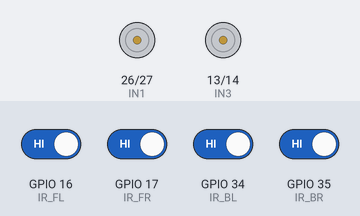
Recording of a sketch running on a simulated ESP32. Parts: motor-driver pin pairs drawn as motors (green arrow = first pin HIGH = forward, orange = second pin HIGH = backward, longer = more drive, scaled by the enable pin). The test bench sets the inputs (shaded band); at power-on: GPIO 16 (IR_FL), GPIO 17 (IR_FR), GPIO 34 (IR_BL), GPIO 35 (IR_BR) HIGH.

Above: at 4.2 s.
4.3 s: GPIO 16 (IR_FL) driven HIGH and GPIO 17 (IR_FR) driven HIGH and GPIO 34 (IR_BL) driven LOW and GPIO 35 (IR_BR) driven LOW
At 6.2 s:
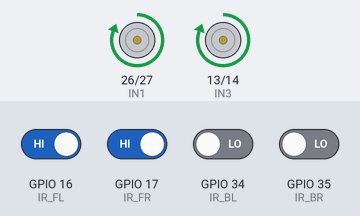
6.5 s: GPIO 16 (IR_FL) driven LOW
At 6.65 s:
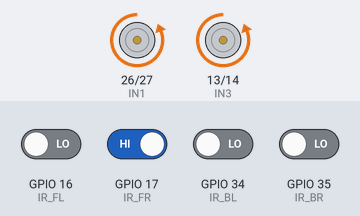
9.5 s: GPIO 16 (IR_FL) driven HIGH
At 9.69 s:
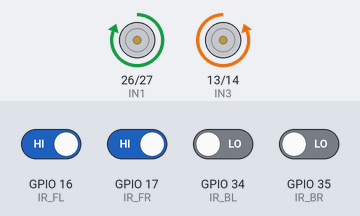
11.3 s: GPIO 17 (IR_FR) driven LOW
At 11.47 s:
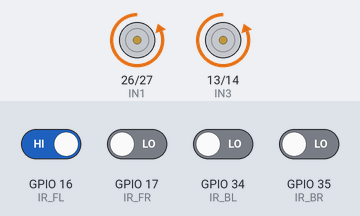
Timing chart, 0 to 15.3 s (numbered marks = the images above; inputs shaded):
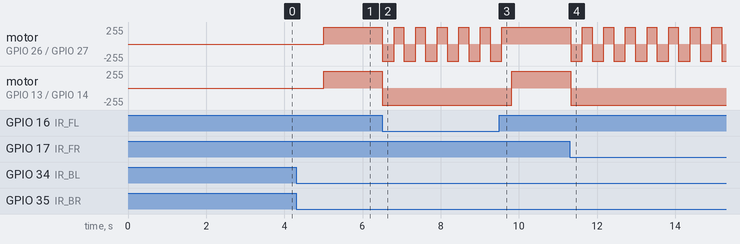

Measured:
- after the input at 4.3 s, motor on GPIO 13 (IN3) / GPIO 14 (IN4): stopped → forward 255/255 after 0.70 s
- after the input at 6.5 s, motor on GPIO 26 (IN1) / GPIO 27 (IN2): alternates forward 255/255 for 0.25 s and backward 255/255 for 0.30 s, starting at once; motor on GPIO 13 (IN3) / GPIO 14 (IN4): forward 255/255 → backward 255/255 at once
- after the input at 9.5 s, motor on GPIO 26 (IN1) / GPIO 27 (IN2): goes on until 9.6 s, then stays forward 255/255; motor on GPIO 13 (IN3) / GPIO 14 (IN4): backward 255/255 → forward 255/255 after 0.32 s
- after the input at 11.3 s, motor on GPIO 26 (IN1) / GPIO 27 (IN2): alternates forward 255/255 for 0.25 s and backward 255/255 for 0.30 s, starting at once; motor on GPIO 13 (IN3) / GPIO 14 (IN4): forward 255/255 → backward 255/255 at once

The sketch:

sumo_robot_code.ino
```cpp
/* =====================================================================
   SUMO ROBOT — AGGRESSIVE SPIN & ATTACK FIRMWARE (WITH EDGE ESCAPE)
   - تم التحديث ليتوافق مع مكتبة ESP32 Core V3.x (حل مشكلة ledcSetup) -
   ===================================================================== */

// --- مفتاح تشغيل/إيقاف الألتراسونيك ---
#define ENABLE_ULTRASONIC false  // خليه false للإيقاف المؤقت، و true للتشغيل

// ---------------- PIN DEFINITIONS ----------------
#define ENA  25
#define IN1  26
#define IN2  27
#define IN3  13
#define IN4  14
#define ENB  33

#define TRIG 23
#define ECHO 22

// حساسات الحواف (IR Sensors)
#define IR_FL 16  // أمام يسار
#define IR_FR 17  // أمام يمين
#define IR_BL 34  // خلف يسار
#define IR_BR 35  // خلف يمين

// ---------------- TUNABLE PARAMETERS ----------------
const unsigned long START_DELAY_MS   = 5000;  // 5 ثواني انتظار (قانون السومو)
const int ATTACK_DISTANCE_CM         = 40;    // مسافة الهجوم
const int LOST_DISTANCE_CM           = 60;    // مسافة فقدان الخصم
const int FULL_SPEED                 = 255;   // سرعة الهجوم القصوى
const int TURN_SPEED                 = 255;   // سرعة الدوران في المركز

const unsigned long LOST_CONFIRM_MS  = 400;   // الوقت اللازم لتأكيد فقدان الخصم
const unsigned long ATTACK_LOCK_MS   = 600;   // أقل مدة إجبارية في وضع الهجوم

#define WHITE_STATE LOW                      // اجعلها HIGH إذا كان الروبوت يهرب من الأسود
const unsigned long ESCAPE_REVERSE_MS = 300; // مدة الرجوع للخلف عند رؤية الخط من الأمام
const unsigned long ESCAPE_TURN_MS    = 250; // مدة الدوران بعد الرجوع للخلف
bool escapeFromFront = true;

// PWM (إعدادات الإصدار الجديد 3.x)
const int PWM_FREQ_HZ  = 1000;
const int PWM_RES_BITS = 8;

struct EdgeReading {
    bool fl, fr, bl, br;
    bool any;
};

// ---------------- STATE MACHINE ----------------
enum RobotState { INIT_DELAY, SEARCHING, ATTACKING, EDGE_ESCAPE };
RobotState state = INIT_DELAY;
unsigned long stateEnteredAt = 0;
unsigned long lastGoodDetectionAt = 0;

// ---------------- LOW-LEVEL MOTOR CONTROL ----------------
// تعديل: الآن نستقبل رقم منفذ السرعة (enablePin) بدلاً من القناة
void setMotor(int in1, int in2, int enablePin, int speed) {
    speed = constrain(speed, -255, 255);

    if (speed >= 0) {
        digitalWrite(in1, HIGH);
        digitalWrite(in2, LOW);
    } else {
        digitalWrite(in1, LOW);
        digitalWrite(in2, HIGH);
        speed = -speed;
    }
    // في التحديث الجديد للإسب32 نكتب السرعة مباشرة على الـ Pin
    ledcWrite(enablePin, speed);
}

void setMotors(int left, int right) {
    // نرسل ENA و ENB مباشرة
    setMotor(IN1, IN2, ENA, left);
    setMotor(IN3, IN4, ENB, right);
}

void stopMotors() {
    setMotors(0, 0);
}

// ---------------- SENSORS ----------------
long readDistanceCM_raw() {
    if (!ENABLE_ULTRASONIC) {
        return -1;
    }

    digitalWrite(TRIG, LOW);
    delayMicroseconds(2);
    digitalWrite(TRIG, HIGH);
    delayMicroseconds(10);
    digitalWrite(TRIG, LOW);

    long duration = pulseIn(ECHO, HIGH, 15000UL);
    if (duration == 0) return -1;

    long distance = duration / 58;
    return (distance <= 0 || distance > 300) ? -1 : distance;
}

long readDistanceCM() {
    if (!ENABLE_ULTRASONIC) return -1;

    long best = -1;
    for (int i = 0; i < 3; i++) {
        long d = readDistanceCM_raw();
        if (d > 0 && (best < 0 || d < best)) best = d;
    }
    return best;
}

EdgeReading readEdges() {
    EdgeReading e;
    e.fl = (digitalRead(IR_FL) == WHITE_STATE);
    e.fr = (digitalRead(IR_FR) == WHITE_STATE);
    e.bl = (digitalRead(IR_BL) == WHITE_STATE);
    e.br = (digitalRead(IR_BR) == WHITE_STATE);

    e.any = (e.fl || e.fr || e.bl || e.br);
    return e;
}

void enterState(RobotState s) {
    state = s;
    stateEnteredAt = millis();
    if (s == ATTACKING) {
        lastGoodDetectionAt = stateEnteredAt;
    }
}

// ---------------- SETUP ----------------
void setup() {
    pinMode(IN1, OUTPUT); pinMode(IN2, OUTPUT);
    pinMode(IN3, OUTPUT); pinMode(IN4, OUTPUT);
    pinMode(TRIG, OUTPUT); pinMode(ECHO, INPUT);

    pinMode(IR_FL, INPUT);
    pinMode(IR_FR, INPUT);
    pinMode(IR_BL, INPUT);
    pinMode(IR_BR, INPUT);

    // الطريقة الجديدة لتعريف الـ PWM في ESP32 الإصدار 3.0+
    ledcAttach(ENA, PWM_FREQ_HZ, PWM_RES_BITS);
    ledcAttach(ENB, PWM_FREQ_HZ, PWM_RES_BITS);

    stopMotors();
    enterState(INIT_DELAY);
}

// ---------------- MAIN LOOP ----------------
void loop() {
    unsigned long now = millis();
    EdgeReading edges = readEdges();

    if (state != INIT_DELAY && state != EDGE_ESCAPE) {
        if (edges.any) {
            if (edges.fl || edges.fr) {
                escapeFromFront = true;
            } else {
                escapeFromFront = false;
            }
            enterState(EDGE_ESCAPE);
            return;
        }
    }

    switch (state) {

        case INIT_DELAY: {
            stopMotors();
            if (now - stateEnteredAt >= START_DELAY_MS) {
                enterState(SEARCHING);
            }
            break;
        }

        case EDGE_ESCAPE: {
            unsigned long elapsed = now - stateEnteredAt;

            if (escapeFromFront) {
                if (elapsed < ESCAPE_REVERSE_MS) {
                    setMotors(-FULL_SPEED, -FULL_SPEED);
                } else if (elapsed < (ESCAPE_REVERSE_MS + ESCAPE_TURN_MS)) {
                    setMotors(FULL_SPEED, -FULL_SPEED);
                } else {
                    enterState(SEARCHING);
                }
            } else {
                if (elapsed < ESCAPE_REVERSE_MS) {
                    setMotors(FULL_SPEED, FULL_SPEED);
                } else {
                    enterState(SEARCHING);
                }
            }
            break;
        }

        case SEARCHING: {
            long d = readDistanceCM();

            if (d > 0 && d <= ATTACK_DISTANCE_CM) {
                setMotors(FULL_SPEED, FULL_SPEED);
                enterState(ATTACKING);
                break;
            }

            setMotors(TURN_SPEED, -TURN_SPEED);
            break;
        }

        case ATTACKING: {
            setMotors(FULL_SPEED, FULL_SPEED);

            long d = readDistanceCM();

            if (d < 0 || d <= LOST_DISTANCE_CM) {
                lastGoodDetectionAt = now;
            }

            bool lockPeriodOver   = (now - stateEnteredAt) >= ATTACK_LOCK_MS;
            bool trulyLostByTime  = (now - lastGoodDetectionAt) >= LOST_CONFIRM_MS;

            if (lockPeriodOver && trulyLostByTime) {
                enterState(SEARCHING);
                break;
            }
            break;
        }
    }
}
```
